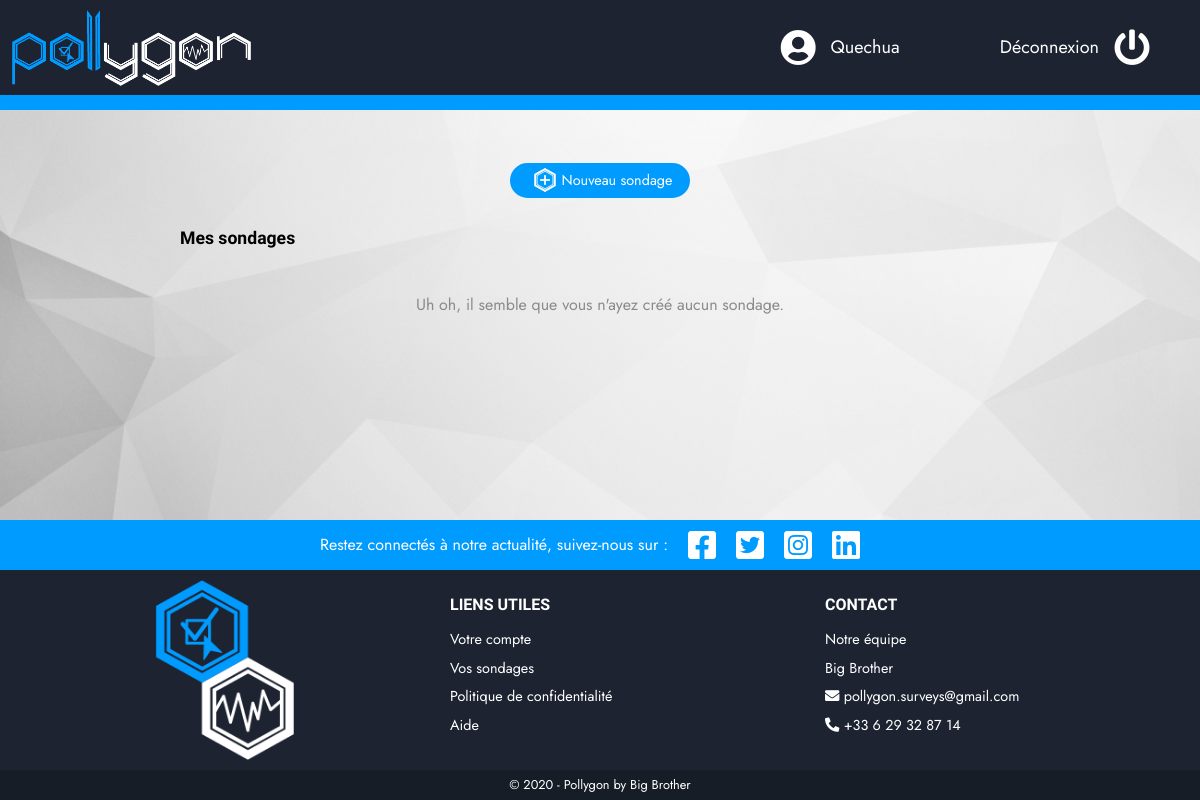
Before: /home.php (signed in) with the older database file.
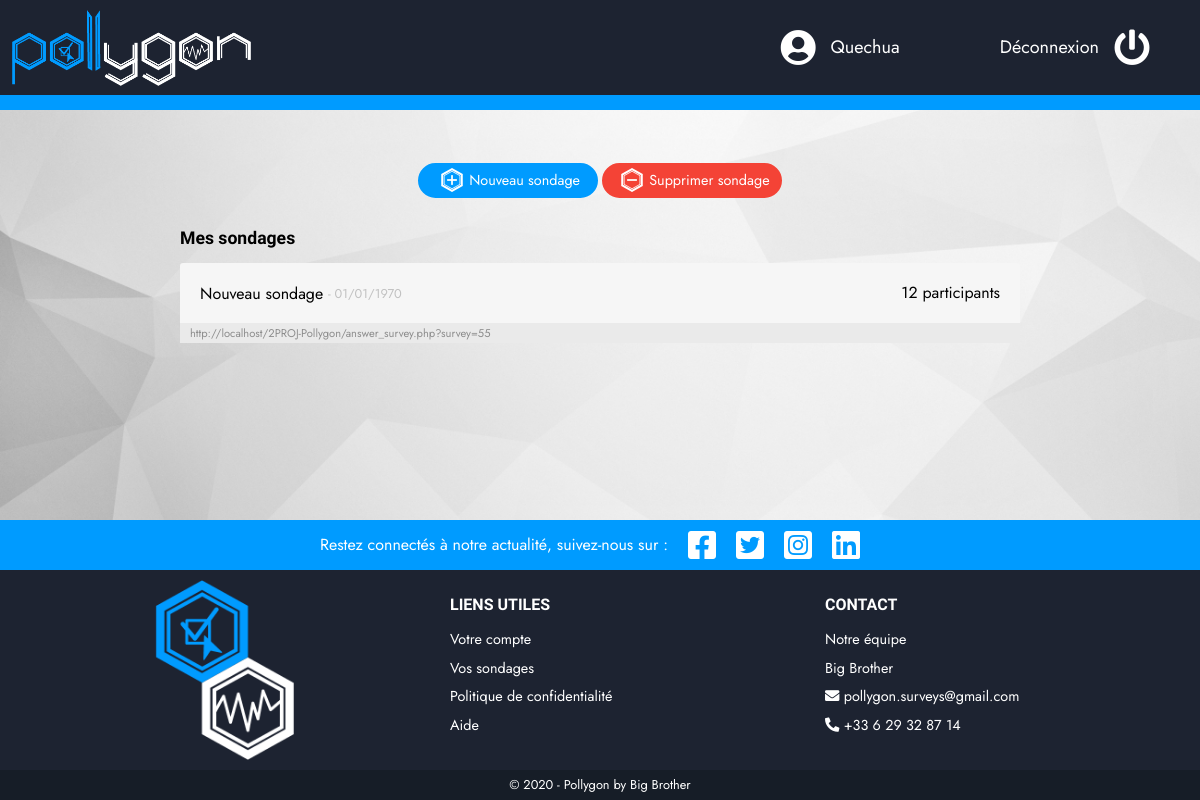
After: the same page with the newer database file.
### tables this page shows
CREATE TABLE IF NOT EXISTS `surveys` (
  `survey_id` int(11) NOT NULL AUTO_INCREMENT,
  `owner_id` int(11) NOT NULL,
  `title` varchar(255) NOT NULL DEFAULT 'Nouveau sondage',
  `creation_date` date NOT NULL DEFAULT current_timestamp(),
  `members` int(11) NOT NULL DEFAULT 0,
  `finished` tinyint(1) NOT NULL DEFAULT 0,
  PRIMARY KEY (`survey_id`),
  KEY `owner_id` (`owner_id`)
);

### classes/PDOFactory.php (called while the page is built, shortened)
<?php
abstract class PDOFactory {
    public static function sendQuery($db, $sql, $vars = [], $return = true) {
        $query = $db->prepare($sql);
        $result = [];
        foreach ($vars as $name => $value) {
            if      (is_int($value))    $type = PDO::PARAM_INT;
            elseif  (is_bool($value))   $type = PDO::PARAM_BOOL;
            else                        $type = PDO::PARAM_STR;
            $query->bindValue(":$name", $value, $type);
        }
        $query->execute();
        if ($return) while ($d = $query->fetch(PDO::FETCH_ASSOC)) { $result[] = $d; }
        if ($return) return $result;
    }
}

### home.php (the view, shortened to what this page needs)
<?php
require_once "./init.php";
$surveys = PDOFactory::sendQuery(
        $db,
        'SELECT survey_id, title, creation_date, members FROM surveys WHERE owner_id = :owner_id AND finished = 1 ORDER BY survey_id',
        ["owner_id" => $_SESSION["user_id"]]
);
$delete_mode = isset($_GET["deleteMode"]);
if ($surveys) {
    foreach ($surveys as $survey) {
        $membersText = $survey["members"] > 1 ? " participants" : " participant";
        ?>
            <li class="survey">
                <?php if ($delete_mode) { ?>
                    <a class="surveyLink">
                <?php } else { ?>
                    <a class="surveyLink" href="./analytics.php?survey=<?= $survey["survey_id"]; ?>">
                <?php } ?>
                    <span class="surveyName"><?= $survey["title"] ?></span>
                    <span class="surveyDate">- <?= date('d/m/Y', strtotime($survey["creation_date"])); ?></span>
                    <span class="surveyMembers"><?= $survey["members"].$membersText ?></span>
                </a>
                <div class="surveyURIContainer">
                    <span class="surveyURI">http://localhost/2PROJ-Pollygon/answer_survey.php?survey=<?= $survey["survey_id"]; ?></span>
                </div>
            </li>
        <?php
    }
} else {
    echo '<p id="noSurvey">Uh oh, il semble que vous n\'ayez cr&eacute;&eacute; aucun sondage.</p>';
}
$surveysHTML = ob_get_contents();
require_once "./views/home_v.php";

### views/home_v.php (shortened to what this page needs)
<!DOCTYPE html>
<html lang="fr">
    <head>
        <?php include_once(ROOT."/views/models/head.php"); ?>
    </head>
    <body>
        <?php include_once(ROOT."/views/models/navbar.php"); ?>
        <div id="surveys_btn">
            <?php if(isset($_GET["deleteMode"])) { ?>
                <a class="btn filled smaller" href="./home.php" draggable="false">
                    <i class="fas fa-chevron-left"></i> Annuler
                </a>
                <input class="btn filled red smaller" type="submit" value="Supprimer">
                <p><em>Cliquez sur le(s) sondage(s) que vous souhaitez supprimer puis sur le bouton "Supprimer" ci-dessus.</em></p>
            <?php } else { ?>
                <a class="btn filled smaller" href="./create_survey.php" draggable="false">
                    <i class="svgImport insideBtn"><?= file_get_contents(ROOT."/assets/images/icons/add_survey.svg"); ?></i>
                    Nouveau sondage
                </a>
                <?php if ($surveys) { ?>
                    <a class="btn filled red smaller" href="./home.php?deleteMode" draggable="false">
                        <i class="svgImport insideBtn"><?= file_get_contents(ROOT."/assets/images/icons/del_survey.svg"); ?></i>
                        Supprimer sondage
                    </a>
                <?php } ?>
            <?php } ?>
        </div>
        <div id="surveys_container">
            <h2>Mes sondages</h2>
            <ul id="surveys_list">
                <?= $surveysHTML ?>
            </ul>
        </div>
        <?php include_once(ROOT."/views/models/footer.php"); ?>
    </body>
</html>

Changed rows visible on the page:
added surveys: title "Nouveau sondage", creation_date "01/01/1970", members "12", members "participants", survey_id "55"
Other visible differences:
text no longer shown: "Uh oh, il semble que vous n ' ayez créé aucun sondage."
text now shown: "Supprimer sondage"
